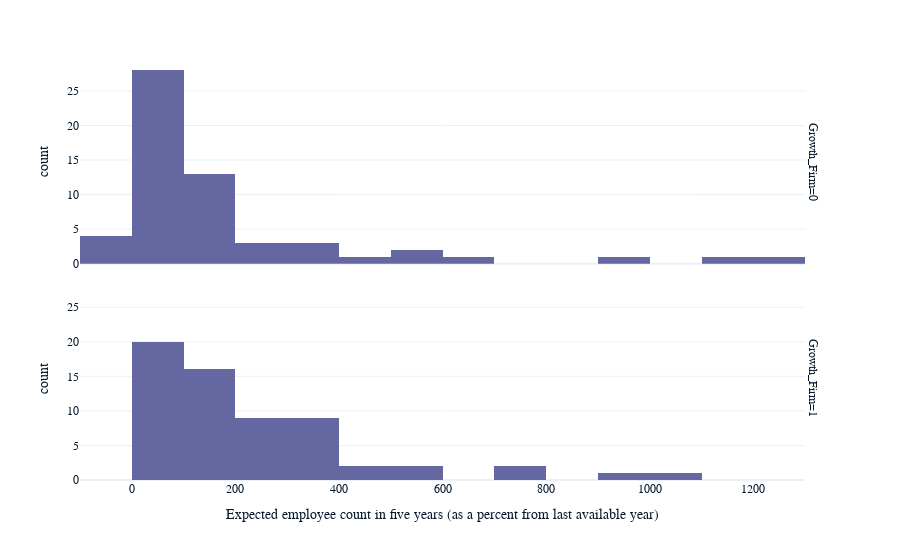

Here is the notebook cell this chart was saved with:
### Markdown cell above
An intriguing question arises: Do companies currently classified as "growth" have differing expectations regarding the number of additional employees they plan to hire over the next five years compared to "non-growth" companies? To explore this, I will create histograms for each category, facetting our initial plot accordingly.

It's worth noting that in our dataset, Growth_Firm=0 represents "non-growing companies," while Growth_Firm=1 signifies "growing companies."

### Code cell
px.histogram(
    survey, 
    x="question_2_row_1_transformed",
    labels={
        "question_2_row_1_transformed": "Expected employee count in five years (as a percent from last available year)"},
    facet_row= "Growth_Firm"
)

### Figure 1 — Plotly figure (JSON) as saved in the notebook; plotly's stock layout.template omitted (floating-point values rounded to 4 significant figures)
{"data": [{"alignmentgroup": "True", "bingroup": "x", "hovertemplate": "Growth_Firm=0<br>Expected employee count in five years (as a percent from last available year)=%{x}<br>count=%{y}<extra></extra>", "legendgroup": "", "marker": {"color": "#6568a0", "pattern": {"shape": ""}}, "name": "", "offsetgroup": "", "orientation": "v", "showlegend": false, "x": [35.14, 23.02, 86.64, 17.65, 60, -1.295, 12.28, 66.67, 9.375, 506.1, 26.98, 20, 16.07, 81.82, 50, 76.47, 96.85, 247.8, 31.58, 42.86, -1.961, 6.383, 100, 76.47, 7.143, 311.8, 25, 185.7, 426.3, 57.89, 150, 35.29, 180.9, 196.3, 1251.0, -57.63, 170.3, 566.7, 172.7, 138.1, 354.5, 53.85, 207.7, 122.2, 169.2, 194.1, 19.05, 1150, 23.08, 66.67, -6.667, 605.9, 60.87, 900, 366.7, 150, 117.4, 220], "xaxis": "x2", "yaxis": "y2", "type": "histogram"}, {"alignmentgroup": "True", "bingroup": "x", "hovertemplate": "Growth_Firm=1<br>Expected employee count in five years (as a percent from last available year)=%{x}<br>count=%{y}<extra></extra>", "legendgroup": "", "marker": {"color": "#6568a0", "pattern": {"shape": ""}}, "name": "", "offsetgroup": "", "orientation": "v", "showlegend": false, "x": [580.3, 166.7, 400, 7.296, 25, 373.0, 284.6, 153.5, 108.3, 200, 20, 1076.0, 126.4, 334.8, 92.31, 102.7, 31.82, 59.09, 156.4, 120.6, 212.5, 381.1, 56.25, 75.44, 100, 263.6, 300, 782.4, 277.4, 41.41, 117.4, 128.6, 376.2, 59.09, 263.6, 288.9, 191.7, 92.31, 733.3, 66.67, 104, 233.3, 38.89, 91.69, 172.7, 108.3, 366.7, 150, 66.67, 185.7, 300, 9.375, 316.7, 71.43, 31.29, 50, 981.1, 227.9, 316.7, 566.7, 471.4, 33.33], "xaxis": "x", "yaxis": "y", "type": "histogram"}], "layout": {"xaxis": {"anchor": "y", "domain": [0, 0.98], "title": {"text": "Expected employee count in five years (as a percent from last available year)"}}, "yaxis": {"anchor": "x", "domain": [0, 0.485], "title": {"text": "count"}}, "xaxis2": {"anchor": "y2", "domain": [0, 0.98], "matches": "x", "showticklabels": false}, "yaxis2": {"anchor": "x2", "domain": [0.515, 1], "matches": "y", "title": {"text": "count"}}, "annotations": [{"font": {}, "showarrow": false, "text": "Growth_Firm=1", "textangle": 90, "x": 0.98, "xanchor": "left", "xref": "paper", "y": 0.2425, "yanchor": "middle", "yref": "paper"}, {"font": {}, "showarrow": false, "text": "Growth_Firm=0", "textangle": 90, "x": 0.98, "xanchor": "left", "xref": "paper", "y": 0.7575, "yanchor": "middle", "yref": "paper"}], "legend": {"tracegroupgap": 0}, "margin": {"t": 60}, "barmode": "relative"}}
